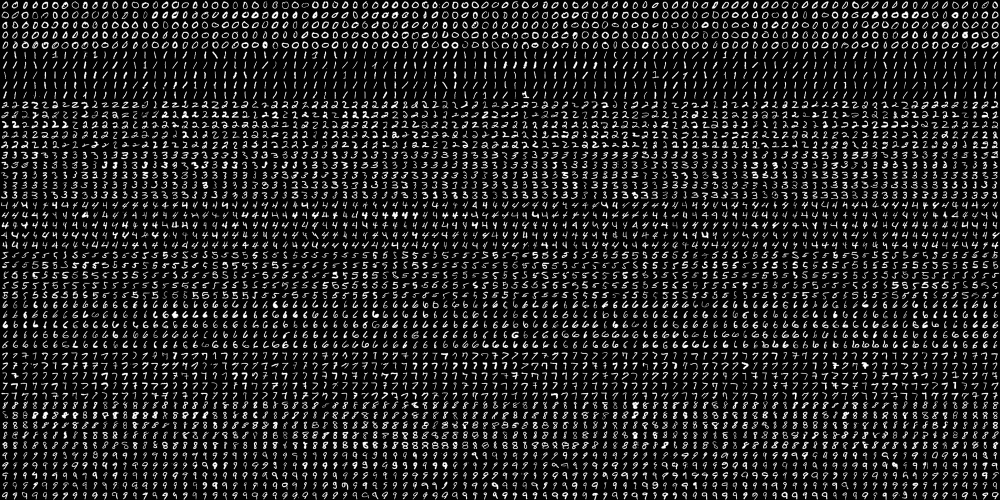
#> input picture digits.png, 2000 x 1000 px (shown at 1/2 size)
$ python digits.py   (Python 2 division)   (older library calls are emulated)
#> lines starting #> are read from the running program, lines starting #| are printed output that depends on the picture
### common.py
#!/usr/bin/env python

'''
This module contais some common routines used by other samples.
'''

import numpy as np
import cv2
import os
from contextlib import contextmanager
import itertools as it

image_extensions = ['.bmp', '.jpg', '.jpeg', '.png', '.tif', '.tiff', '.pbm', '.pgm', '.ppm']

class Bunch(object):
    def __init__(self, **kw):
        self.__dict__.update(kw)
    def __str__(self):
        return str(self.__dict__)

# [4 lines left out: function splitfn, not called in this run]

def anorm2(a):
    return (a*a).sum(-1)
def anorm(a):
    return np.sqrt( anorm2(a) )

# [44 lines left out: functions homotrans, to_rect, rect2rect_mtx, lookat, mtx2rvec, draw_str, not called in this run]
class Sketcher:
    def __init__(self, windowname, dests, colors_func):
        # [8 lines left out: function __init__, not called in this run]
    def show(self):
        cv2.imshow(self.windowname, self.dests[0])

    def on_mouse(self, event, x, y, flags, param):
        # [12 lines left out: function on_mouse, not called in this run]

# palette data from matplotlib/_cm.py
_jet_data =   {'red':   ((0., 0, 0), (0.35, 0, 0), (0.66, 1, 1), (0.89,1, 1),
                         (1, 0.5, 0.5)),
               'green': ((0., 0, 0), (0.125,0, 0), (0.375,1, 1), (0.64,1, 1),
                         (0.91,0,0), (1, 0, 0)),
               'blue':  ((0., 0.5, 0.5), (0.11, 1, 1), (0.34, 1, 1), (0.65,0, 0),
                         (1, 0, 0))}

cmap_data = { 'jet' : _jet_data }

def make_cmap(name, n=256):
    # [14 lines left out: function make_cmap, not called in this run]
def nothing(*arg, **kw):
    pass

def clock():
    return cv2.getTickCount() / cv2.getTickFrequency()

@contextmanager
# [8 lines left out: function Timer, not called in this run]
class StatValue:
    def __init__(self, smooth_coef = 0.5):
        self.value = None
        self.smooth_coef = smooth_coef
    def update(self, v):
        # [6 lines left out: function update, not called in this run]
class RectSelector:
    def __init__(self, win, callback):
        # [30 lines left out: functions __init__, onmouse, draw, not called in this run]
    def dragging(self):
        return self.drag_rect is not None


def grouper(n, iterable, fillvalue=None):
    # [4 lines left out: function grouper, not called in this run]
def mosaic(w, imgs):
    '''Make a grid from images.

    w    -- number of grid columns
    imgs -- images (must have same size and format)
    '''
    imgs = iter(imgs)
    img0 = imgs.next()
    pad = np.zeros_like(img0)
    imgs = it.chain([img0], imgs)
    rows = grouper(w, imgs, pad)
    return np.vstack(map(np.hstack, rows))

def getsize(img):
    h, w = img.shape[:2]
    return w, h

def mdot(*args):
    return reduce(np.dot, args)

def draw_keypoints(vis, keypoints, color = (0, 255, 255)):
    # [4 lines left out: function draw_keypoints, not called in this run]
### digits.py
#!/usr/bin/env python

'''
SVM and KNearest digit recognition.

Sample loads a dataset of handwritten digits from 'digits.png'.
Then it trains a SVM and KNearest classifiers on it and evaluates
their accuracy.

Following preprocessing is applied to the dataset:
 - Moment-based image deskew (see deskew())
 - Digit images are split into 4 10x10 cells and 16-bin
   histogram of oriented gradients is computed for each
   cell
 - Transform histograms to space with Hellinger metric (see [1] (RootSIFT))


[1] R. Arandjelovic, A. Zisserman
    "Three things everyone should know to improve object retrieval"
    http://www.robots.ox.ac.uk/~vgg/publications/2012/Arandjelovic12/arandjelovic12.pdf

Usage:
   digits.py
'''

# built-in modules
from multiprocessing.pool import ThreadPool

import cv2

import numpy as np
from numpy.linalg import norm

# local modules
from common import clock, mosaic


SZ = 20 # size of each digit is SZ x SZ
CLASS_N = 10
DIGITS_FN = 'digits.png'

def split2d(img, cell_size, flatten=True):
    h, w = img.shape[:2]
    sx, sy = cell_size
    cells = [np.hsplit(row, w//sx) for row in np.vsplit(img, h//sy)]
    cells = np.array(cells)
    if flatten:
        cells = cells.reshape(-1, sy, sx)
    return cells

def load_digits(fn):
#> called with fn = 'digits.png'
    print 'loading "%s" ...' % fn
    digits_img = cv2.imread(fn, 0)
#> digits_img is the input picture: shape (1000, 2000); min 0, max 255, mean 33.8
    digits = split2d(digits_img, (SZ, SZ))
#> in split2d, `cells = [np.hsplit(row, w//sx) for row in np.vsplit(img, h//sy)]`: cells = 50 items
    labels = np.repeat(np.arange(CLASS_N), len(digits)/CLASS_N)
#> labels = 5000 values from 0 to 9
    return digits, labels

def deskew(img):
    m = cv2.moments(img)
    if abs(m['mu02']) < 1e-2:
        return img.copy()
    skew = m['mu11']/m['mu02']
    M = np.float32([[1, skew, -0.5*SZ*skew], [0, 1, 0]])
    img = cv2.warpAffine(img, M, (SZ, SZ), flags=cv2.WARP_INVERSE_MAP | cv2.INTER_LINEAR)
    return img

class StatModel(object):
    def load(self, fn):
        self.model.load(fn)
    def save(self, fn):
        self.model.save(fn)

class KNearest(StatModel):
    def __init__(self, k = 3):
        self.k = k
        self.model = cv2.KNearest()

    def train(self, samples, responses):
        self.model = cv2.KNearest()
        self.model.train(samples, responses)

    def predict(self, samples):
        retval, results, neigh_resp, dists = self.model.find_nearest(samples, self.k)
        return results.ravel()

class SVM(StatModel):
    # [6 lines left out: function __init__, not called in this run]

    def train(self, samples, responses):
        self.model = cv2.SVM()
        self.model.train(samples, responses, params = self.params)

    def predict(self, samples):
        return self.model.predict_all(samples).ravel()


# [19 lines left out: function evaluate_model, not called in this run]

def preprocess_simple(digits):
    return np.float32(digits).reshape(-1, SZ*SZ) / 255.0

def preprocess_hog(digits):
    samples = []
    for img in digits:
        gx = cv2.Sobel(img, cv2.CV_32F, 1, 0)
        gy = cv2.Sobel(img, cv2.CV_32F, 0, 1)
        mag, ang = cv2.cartToPolar(gx, gy)
        bin_n = 16
        bin = np.int32(bin_n*ang/(2*np.pi))
        bin_cells = bin[:10,:10], bin[10:,:10], bin[:10,10:], bin[10:,10:]
        mag_cells = mag[:10,:10], mag[10:,:10], mag[:10,10:], mag[10:,10:]
        hists = [np.bincount(b.ravel(), m.ravel(), bin_n) for b, m in zip(bin_cells, mag_cells)]
        hist = np.hstack(hists)

        # transform to Hellinger kernel
        eps = 1e-7
        hist /= hist.sum() + eps
        hist = np.sqrt(hist)
        hist /= norm(hist) + eps

        samples.append(hist)
    return np.float32(samples)


if __name__ == '__main__':
    print __doc__

    digits, labels = load_digits(DIGITS_FN)
#> labels = 5000 values from 0 to 9

    print 'preprocessing...'
    # shuffle digits
    rand = np.random.RandomState(321)
    shuffle = rand.permutation(len(digits))
#> shuffle = 5000 values, max 4999 at index 432, min 0 at index 3099, mean 2499.5
    digits, labels = digits[shuffle], labels[shuffle]
#> labels = 5000 values, max 9 at index 2, min 0 at index 22, mean 4.5

    digits2 = map(deskew, digits)
#> digits2 = 5000 items
    samples = preprocess_hog(digits2)
#> the loop in preprocess_hog, `for img in digits:` made 5000 passes
#> pass 1, in preprocess_hog, `gx = cv2.Sobel(img, cv2.CV_32F, 1, 0)`:
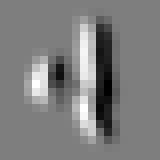
#> gx: shape (20, 20) float32 (shown 8 times larger); min -861, max 879, mean 0; drawn with min black and max white
#> pass 1, in preprocess_hog, `gy = cv2.Sobel(img, cv2.CV_32F, 0, 1)`:
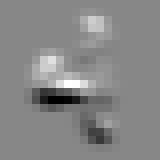
#> gy: shape (20, 20) float32 (shown 8 times larger); min -961, max 849, mean 0; drawn with min black and max white
#> pass 1, in preprocess_hog, `mag, ang = cv2.cartToPolar(gx, gy)`:
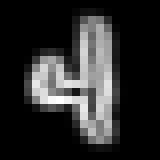
#> mag: shape (20, 20) float32 (shown 8 times larger); min 0, max 980.2, mean 166.8; drawn with min black and max white
#> pass 1, in preprocess_hog, `mag, ang = cv2.cartToPolar(gx, gy)`:
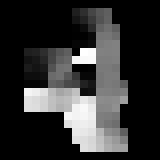
#> ang: shape (20, 20) float32 (shown 8 times larger); min 0, max 6.28, mean 1.23; drawn with min black and max white
#> after the loop in preprocess_hog, `for img in digits:`:
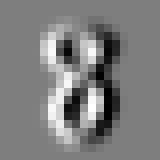
#> gx: shape (20, 20) float32 (shown 8 times larger); min -928, max 938, mean 0; drawn with min black and max white

    train_n = int(0.9*len(samples))
#> train_n = 4500
    cv2.imshow('test set', mosaic(25, digits[train_n:]))
#> (the run stopped early here; a loop or call above may not have finished)
